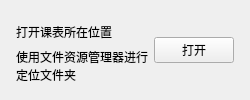
          <widget class="CardWidget" name="CardWidget_28">
           <property name="minimumSize">
            <size>
             <width>0</width>
             <height>70</height>
            </size>
           </property>
           <layout class="QHBoxLayout" name="horizontalLayout_41">
            <property name="leftMargin">
             <number>16</number>
            </property>
            <property name="topMargin">
             <number>16</number>
            </property>
            <property name="rightMargin">
             <number>16</number>
            </property>
            <property name="bottomMargin">
             <number>16</number>
            </property>
            <item>
             <layout class="QVBoxLayout" name="verticalLayout_32">
              <property name="spacing">
               <number>0</number>
              </property>
              <item>
               <widget class="StrongBodyLabel" name="CW4_label_13">
                <property name="sizePolicy">
                 <sizepolicy hsizetype="Expanding" vsizetype="Preferred">
                  <horstretch>0</horstretch>
                  <verstretch>0</verstretch>
                 </sizepolicy>
                </property>
                <property name="text">
                 <string>打开课表所在位置</string>
                </property>
               </widget>
              </item>
              <item>
               <widget class="CaptionLabel" name="CW4_label_14">
                <property name="text">
                 <string>使用文件资源管理器进行定位文件夹</string>
                </property>
                <property name="wordWrap">
                 <bool>true</bool>
                </property>
                <property name="lightColor" stdset="0">
                 <color alpha="150">
                  <red>0</red>
                  <green>0</green>
                  <blue>0</blue>
                 </color>
                </property>
                <property name="darkColor" stdset="0">
                 <color alpha="200">
                  <red>255</red>
                  <green>255</green>
                  <blue>255</blue>
                 </color>
                </property>
               </widget>
              </item>
             </layout>
            </item>
            <item>
             <widget class="PushButton" name="dp_openwidgets_button">
              <property name="text">
               <string>打开</string>
              </property>
             </widget>
            </item>
           </layout>
          </widget>
